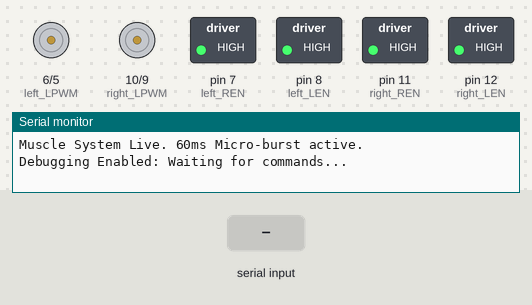
Bench run of a sketch on a simulated Arduino Uno, built with avr-gcc and run on an emulated ATmega328P. On the bench: motor-driver pin pairs drawn as motors (green arrow = first pin HIGH = forward, orange = second pin HIGH = backward, longer = more drive), switched loads named in the sketch (green lamp = pin HIGH), the last lines printed to the serial monitor. The inputs (shaded band) are chosen by the test bench.

Above: at 1.2 s.
1.3 s: "w\n" received over Serial
At 2.1 s:
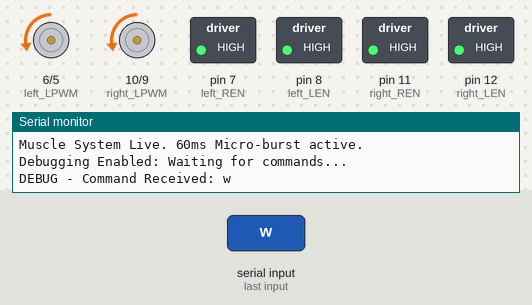
3.8 s: byte 115 ('s') received over Serial
At 4.6 s:
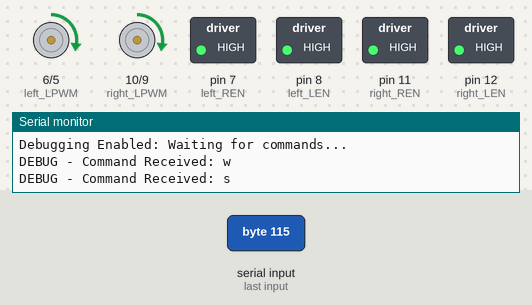
6.3 s: byte 97 ('a') received over Serial
At 7.1 s:
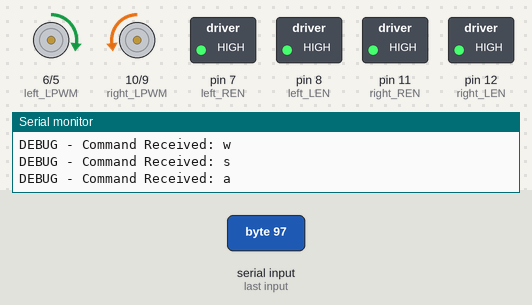
8.8 s: byte 100 ('d') received over Serial
At 9.6 s:
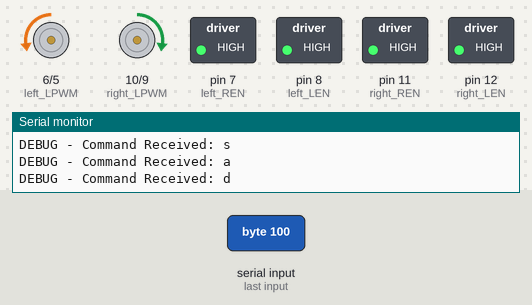
Timing chart, 0 to 11.8 s (numbered marks = the images above; inputs shaded):
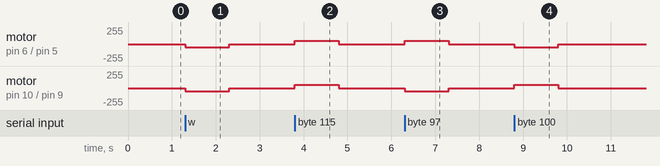

The sketch:

robot-movement.ino
```cpp
// --- SPEED PINS (PWM) ---
const int left_RPWM = 5;
const int left_LPWM = 6;
const int right_RPWM = 9;
const int right_LPWM = 10;

// --- WAKE UP PINS (Enable) ---
const int left_REN = 7;
const int left_LEN = 8;
const int right_REN = 11;
const int right_LEN = 12;

// --- EXTREMELY SLOW SPEED ---
int speed = 50; // Absolute minimum torque threshold
unsigned long lastCmdTime = 0; // Safety timer memory

void setup() {
  Serial.begin(9600);

  pinMode(left_RPWM, OUTPUT); pinMode(left_LPWM, OUTPUT);
  pinMode(right_RPWM, OUTPUT); pinMode(right_LPWM, OUTPUT);
  pinMode(left_REN, OUTPUT); pinMode(left_LEN, OUTPUT);
  pinMode(right_REN, OUTPUT); pinMode(right_LEN, OUTPUT);

  // Keep the drivers awake and ready
  digitalWrite(left_REN, HIGH); digitalWrite(left_LEN, HIGH);
  digitalWrite(right_REN, HIGH); digitalWrite(right_LEN, HIGH);

  Serial.println("Muscle System Live. 60ms Micro-burst active.");
  Serial.println("Debugging Enabled: Waiting for commands...");
}

void loop() {
  // 1. Listen for commands from the Python/ROS 2 Node or Serial Monitor
  if (Serial.available() > 0) {
    char cmd = Serial.read();

    // Filter out hidden newline/carriage return characters from the Serial Monitor
    if (cmd != '\n' && cmd != '\r') {

      // THE DEBUG ECHO: Print exactly what we just received
      Serial.print("DEBUG - Command Received: ");
      Serial.println(cmd);

      lastCmdTime = millis(); // Reset the deadman timer

      if (cmd == 'w') { // Forward
        analogWrite(left_RPWM, speed); analogWrite(left_LPWM, 0);
        analogWrite(right_RPWM, speed); analogWrite(right_LPWM, 0);
      }
      else if (cmd == 's') { // Backward
        analogWrite(left_RPWM, 0); analogWrite(left_LPWM, speed);
        analogWrite(right_RPWM, 0); analogWrite(right_LPWM, speed);
      }
      else if (cmd == 'a') { // Turn Left
        analogWrite(left_RPWM, 0); analogWrite(left_LPWM, speed);
        analogWrite(right_RPWM, speed); analogWrite(right_LPWM, 0);
      }
      else if (cmd == 'd') { // Turn Right
        analogWrite(left_RPWM, speed); analogWrite(left_LPWM, 0);
        analogWrite(right_RPWM, 0); analogWrite(right_LPWM, speed);
      }
      else if (cmd == 'x') { // Explicit Stop
        analogWrite(left_RPWM, 0); analogWrite(left_LPWM, 0);
        analogWrite(right_RPWM, 0); analogWrite(right_LPWM, 0);
      }
    }
  }

  // 2. THE DEADMAN SWITCH (Micro-Burst)
  // If 60 milliseconds pass without a new command, instantly kill the motors.
  if (millis() - lastCmdTime > 1000) {
      analogWrite(left_RPWM, 0); analogWrite(left_LPWM, 0);
      analogWrite(right_RPWM, 0); analogWrite(right_LPWM, 0);
  }
}
```

Measured:
- after the input at 1.3 s, motor on pin 6 (left_LPWM) / pin 5 (left_RPWM), motor on pin 10 (right_LPWM) / pin 9 (right_RPWM): stopped → backward 50/255 at once, → stopped 1.0 s later
- after the input at 3.8 s, motor on pin 6 (left_LPWM) / pin 5 (left_RPWM), motor on pin 10 (right_LPWM) / pin 9 (right_RPWM): stopped → forward 50/255 at once, → stopped 1.0 s later
- after the input at 6.3 s, motor on pin 6 (left_LPWM) / pin 5 (left_RPWM): stopped → forward 50/255 at once, → stopped 1.0 s later; motor on pin 10 (right_LPWM) / pin 9 (right_RPWM): stopped → backward 50/255 at once, → stopped 1.0 s later
- after the input at 8.8 s, motor on pin 6 (left_LPWM) / pin 5 (left_RPWM): stopped → backward 50/255 at once, → stopped 1.0 s later; motor on pin 10 (right_LPWM) / pin 9 (right_RPWM): stopped → forward 50/255 at once, → stopped 1.0 s later
